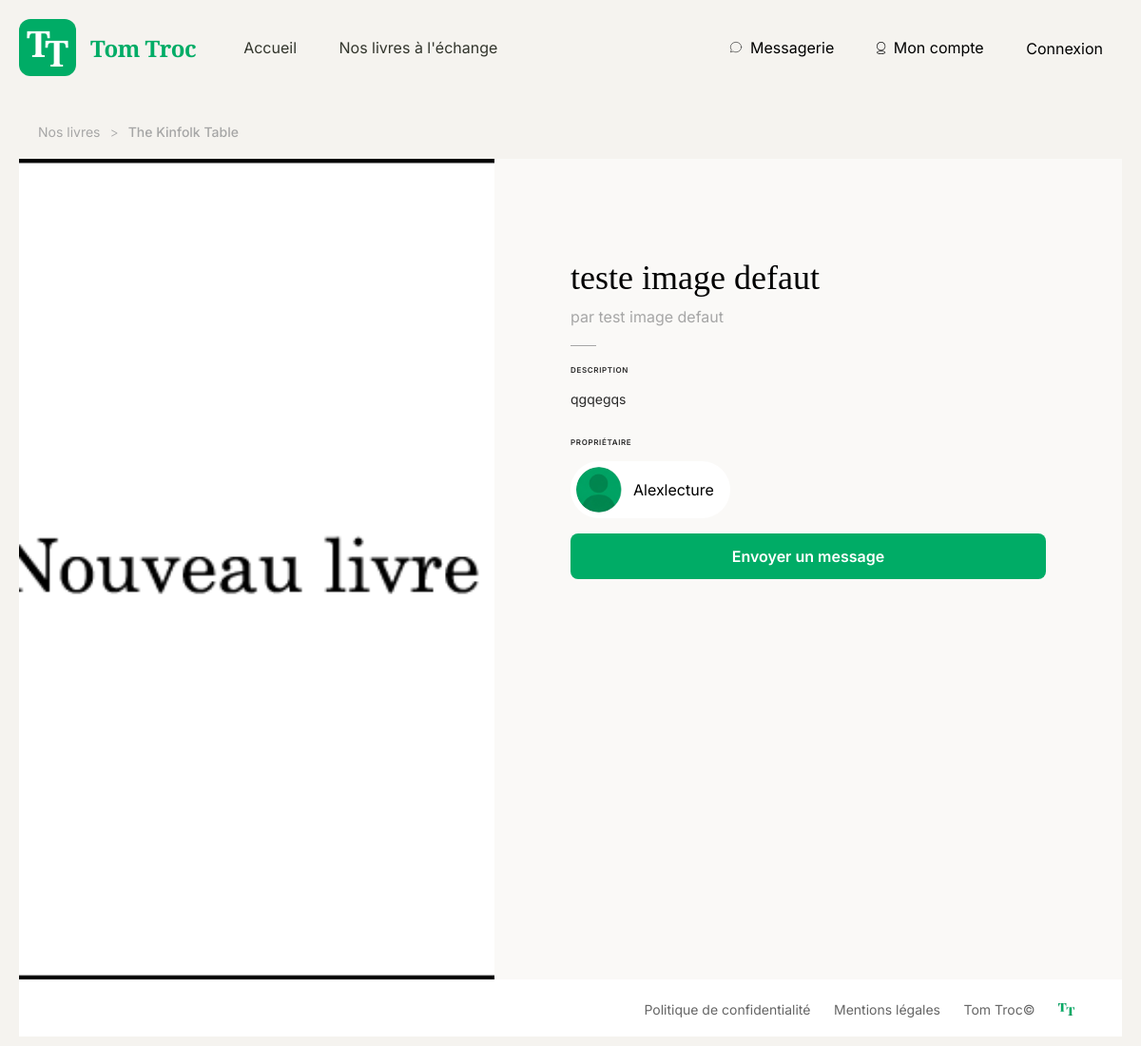
The app's page /index.php?action=showBook&id=43 with its own data.
### tables this page shows
CREATE TABLE IF NOT EXISTS `books` (
  `id` int(11) NOT NULL AUTO_INCREMENT,
  `cover_picture` varchar(256) NOT NULL,
  `title` varchar(256) NOT NULL,
  `author` varchar(256) NOT NULL,
  `description` text NOT NULL,
  `fk_Id_User` int(11) NOT NULL,
  `status` varchar(128) NOT NULL,
  PRIMARY KEY (`id`),
  KEY `fk_Id_User` (`fk_Id_User`)
);

CREATE TABLE IF NOT EXISTS `users` (
  `user_id` int(11) NOT NULL AUTO_INCREMENT,
  `pseudo` varchar(256) NOT NULL,
  `email` varchar(256) NOT NULL,
  `password` varchar(256) NOT NULL,
  `picture` varchar(256) NOT NULL,
  `date_creation` datetime NOT NULL,
  PRIMARY KEY (`user_id`)
);

### app/controllers/Controller.php (called while the page is built, shortened)
<?php
abstract class Controller
{
public function render(string $viewName, array $data =[])
{
extract($data);
require_once 'app/views/partials/header.php';
require_once 'app/views/' . $viewName . '.php';
require_once 'app/views/partials/footer.php';
}
}

### app/models/bookManager.php (called while the page is built, shortened)
<?php
class BookManager
{
    public function getBookByID(int $id) : ?Book
    {
        $db= DBConnect::getPDO();
        $sql = $db->prepare("SELECT b.*, u.pseudo, u.picture, u.user_Id AS userid FROM books b LEFT JOIN users u ON b.fk_Id_User = u.user_Id WHERE b.id = :id
    ");
        $sql->execute(['id' =>$id]);
        $bookDetail = $sql->fetch();
                return $bookDetail ? new Book($bookDetail) : null;
    }
}

### app/autoloader.php (called while the page is built, shortened)
<?php
class Autoloader {
    public static function autoload($class){
        $sources = [
            'app/controllers/',
            'app/models/',
            'config/'
        ];
        foreach ($sources as $source) {
            $file = $source . $class . '.php';
            if (file_exists($file)) {
                return;
            }
        }
    }
}

### app/models/AbstractEntity.php (called while the page is built, shortened)
<?php
abstract class AbstractEntity
{
    protected function hydrate(array $data) : void
    {
        foreach ($data as $key => $value) {
            $method = 'set' . str_replace('_', '', ucwords($key, '_'));
        }
    }
}

### app/models/book.php (called while the page is built, shortened)
<?php
Class Book extends AbstractEntity
{
    private ?string $title = null;
    private ?string $author = null;
    private ?string $description = null;
    private ?string $coverPicture = null;
    private ?int $userId = null;
    private ?string $pseudo;
    private ?string $picture;
    public function getTitle(): ?string
        {
        return $this->title;}
    public function getAuthor(): ?string
        {
        return $this->author;}
    public function getdescription(): ?string
        {
        return $this->description;}
    public function getCoverPicture(): ?string
        {
        return $this->coverPicture;}
    public function getUserId(): ?int
        {
        return $this->userId;
        }
    public function getPseudo():?string
    {
        return $this->pseudo;
    }
    public function getUserPicture():?string
        {
            return $this->picture;
        }
    public function setTitle(?string $title):void
        {
        $this->title = $title;
        }
    public function setAuthor(?string $author):void
    {
        $this->author = $author;
    }
    public function setDescription(?string $description):void
    {
        $this->description = $description;
    }
    public function setCoverPicture(?string $coverPicture):void
    {
        $this->coverPicture = $coverPicture;
    }
    public function setUserid(?int $userId): void
    {
    $this->userId = $userId;
    }
    public function setPicture(?string $picture):void
    {
        $this->picture = $picture;
    }
    public function setPseudo(?string $pseudo):void
    {
        $this->pseudo = $pseudo;
    }
}

### app/views/singleBook.php (the view)
<?php require_once 'app/views/partials/header.php'; ?>
<main class="container">
    <nav class="breadcrumb">
    <ol>
        <li><a href="index.php?action=showAllBooks">Nos livres</a></li>
        <li class="separator">></li>
        <li class="current">The Kinfolk Table</li>
    </ol>
</nav>
    <div class="book-container">
       <div class="book-cover" style="background-image: url('public/assets/img/<?= $book->getCoverPicture() ?>');">
        </div>
        <div class="book-details">
            <h1 class="title"><?= htmlspecialchars($book->getTitle()) ?></h1>
            <p class="book-author">par <?= htmlspecialchars($book->getAuthor()) ?></p>
            <div class="divider"></div>
            <p class="section-label">Description</p>
            <p class="book-description-text">
                <?= nl2br(htmlspecialchars($book->getDescription())) ?>
            </p>
            <p class="section-label">Propriétaire</p>
            <a href="index.php?action=showAccountPublic&id=<?=$book->getUserId()?>" class="owner-info">
                <img src="public/assets/img/<?= htmlspecialchars($book->getUserPicture()) ?>" class="owner-avatar" alt="Avatar">
                <span class="owner-name"><?= nl2br(htmlspecialchars($book->getPseudo())) ?></span>
            </a>
            <a href="index.php?action=initiateDiscussion&id=<?= $book->getUserId() ?>" class="btn-message">Envoyer un message</a>
        </div>
    </div>
<?php require_once 'app/views/partials/footer.php'; ?>

### public/assets/css/style.css (style rules this page uses)
body { background-color: rgba(245, 243, 239, 1); }
:root { --primary-green: #00AC66; --bg-light: #FAF9F7; --text-dark: #292929; --text-grey: #A6A6A6; --border-color: rgb(240, 240, 240); --background-color: rgba(245, 243, 239, 1) }
a { text-decoration: none; color: inherit; }
body { font-family: 'Inter', sans-serif; -webkit-font-smoothing: antialiased; font-weight: 400; }
h1, h2, .logo { font-family: 'Playfair Display', serif; font-weight: 400; }
body { margin: 0; font-family: 'Inter', sans-serif; background-color: var(--bg-light); }
.title { font-family: 'Playfair Display', serif; font-size: 36px; margin-bottom: 40px; color: #000; }
.book-container { display: flex; min-height: 100vh; }
.book-cover { flex: 1; background-size: cover; background-position: center; background-repeat: no-repeat; min-height: 863px; max-width: 720px; }
.btn-message { display: block; width: 100%; box-sizing: border-box; height: 48px; background-color: #00AC66; color: #ffffff !important; border: none; border-radius: 8px; text-align: center; line-height: 48px; text-decoration: none; font-size: 16px; font-weight: 600; cursor: pointer; margin-top: 16px; }
.book-details { flex: 1; padding: 80px; background-color: rgba(250, 249, 247, 1); }
.book-description-text { font-family: 'Inter', sans-serif; font-weight: 400; font-size: 14px; line-height: 1.5; color: #292929; margin-bottom: 30px; }
.owner-info { display: flex; flex-direction: row; align-items: center; padding: 6px 17px 6px 6px; gap: 12px; background: #FFFFFF; border-radius: 114px; width: fit-content; }
.owner-avatar { width: 48px; height: 48px; border-radius: 50%; object-fit: cover; }
.divider { width: 27px; height: 0; border-top: 1px solid var(--text-grey); margin: 20px 0; }
.section-label { font-family: 'Inter', sans-serif; font-weight: 600; font-size: 8px; line-height: 10px; letter-spacing: 0.08em; text-transform: uppercase; color: var(--text-dark); margin-bottom: 15px; }
.book-author { font-family: 'Inter', sans-serif; font-weight: 400; font-size: 16px; color: var(--text-grey); margin-top: -30px; margin-bottom: 20px; }
.breadcrumb { width: 100%; max-width: 1234px; margin: 20px auto; padding: 0 20px; box-sizing: border-box; }
.breadcrumb ol { display: flex; flex-direction: row; align-items: center; list-style: none; padding: 0; margin: 0; }
.breadcrumb li { font-family: 'Inter', sans-serif; font-size: 14px; color: var(--text-grey); }
.breadcrumb li a { color: var(--text-grey); transition: color 0.2s; }
.breadcrumb .separator { margin: 0 10px; color: var(--text-grey); font-weight: 300; }
.breadcrumb .current { font-weight: 500; color: var(--text-grey); }
.container { background-color: rgba(245, 243, 239, 1); max-width: 100%px; margin: 0 auto; padding: 10px 20px; }

### records on screen
books: cover_picture (picture), title "teste image defaut", author "test image defaut", description "qgqegqs", fk_Id_User.picture (placeholder picture), fk_Id_User.pseudo "Alexlecture"
